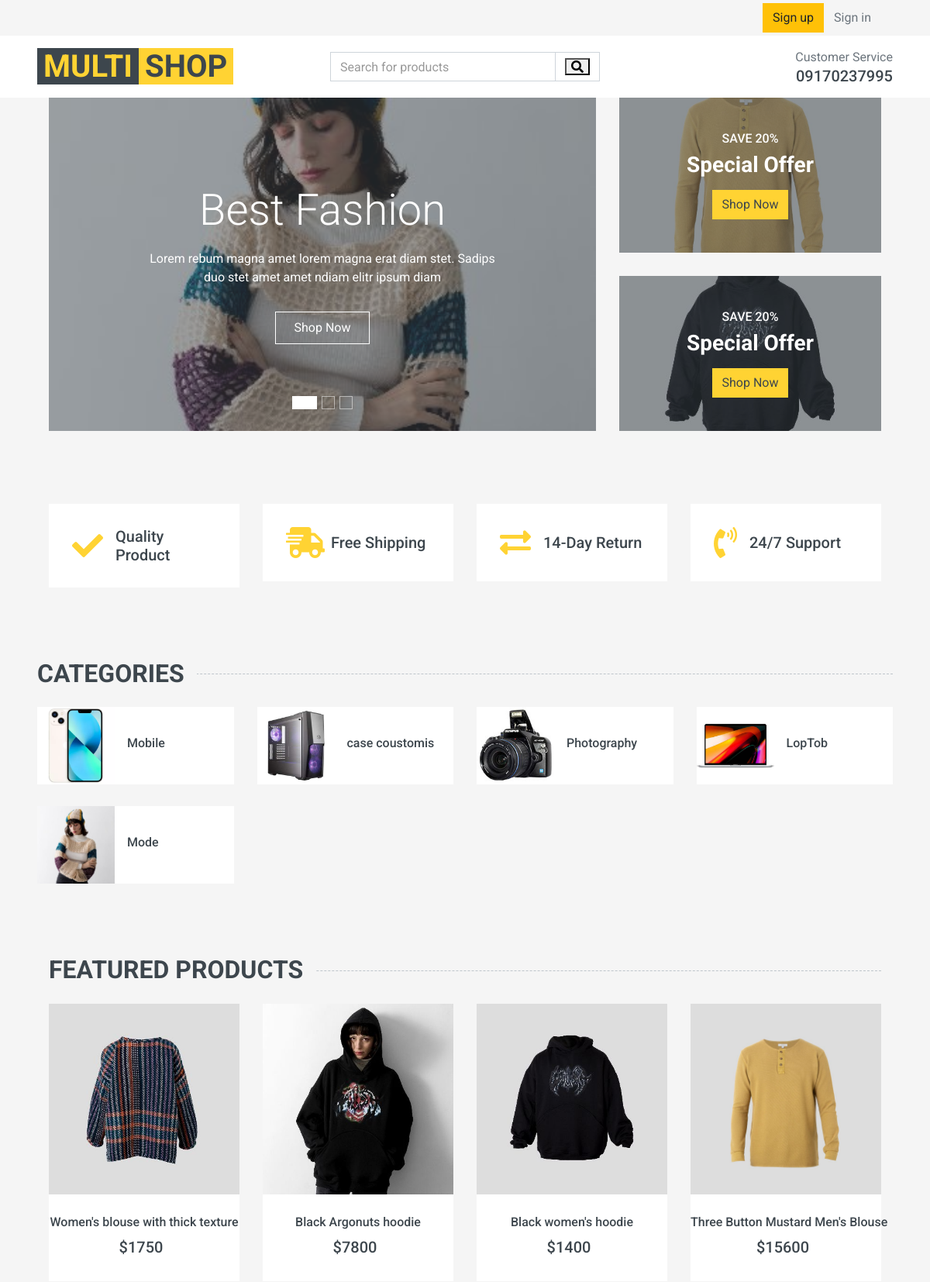
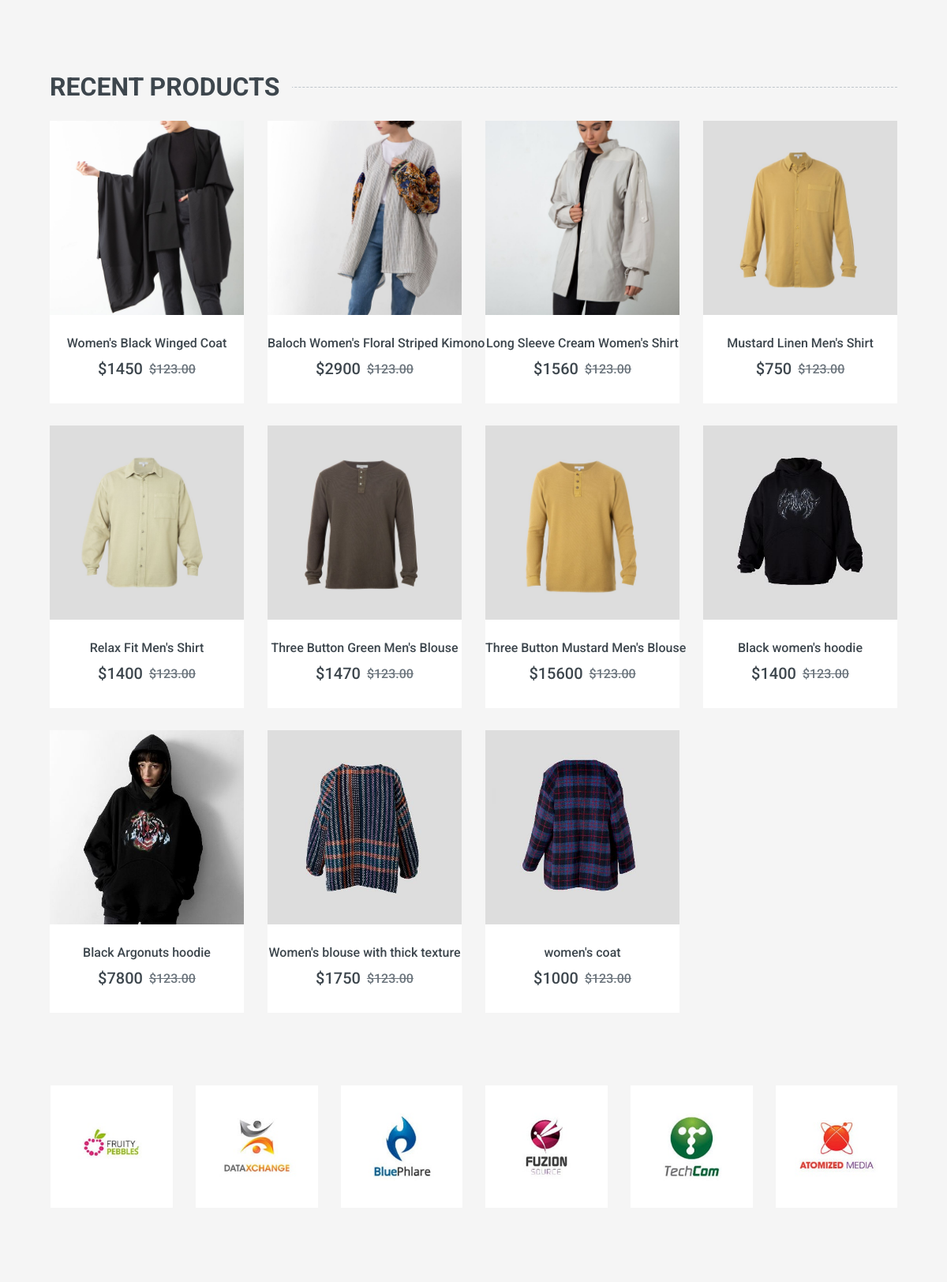
The page / (upper part) on the database its author committed (2 pictures, top to bottom).
### product/models.py (models this page shows, shortened)
class Category(models.Model):
    parent = models.ForeignKey('self', on_delete=models.CASCADE, null=True, blank=True, related_name='subs')
    title = models.CharField(max_length=100, null=True, blank=True)
    featured_title = models.CharField(max_length=200, null=True, blank=True)
    image = models.ImageField(null=True, blank=True)
    featured = models.BooleanField(default=False, null=True)
    created_at = models.DateTimeField(null=True, auto_now_add=True)
    slug = models.SlugField(null=True, blank=True)
    def get_absolute_url(self):
        return reverse("product:category_list", kwargs={"slug": self.slug})
    class Meta:
        ordering = ['parent__id']

class Product(models.Model):
    featured = models.BooleanField(default=False)
    title = models.CharField(max_length=100, blank=True, null=True)
    category = models.ManyToManyField(Category, null=True, blank=True)
    description = models.TextField(null=True, blank=True)
    price = models.IntegerField(null=True, blank=True)
    discount = models.SmallIntegerField(null=True, blank=True)
    image = models.ImageField(null=True)
    size = models.ManyToManyField(Size, related_name="products", null=True, blank=True)
    color = models.ManyToManyField(Color, related_name="color", blank=True, null=True)
    status = models.BooleanField(null=True, default=True)
    created_at = models.DateTimeField(auto_now_add=True, blank=True, null=True)
    def get_absolut_url(self):
        return reverse('product:product_detail', kwargs={"pk": self.id})

### product/views.py (the view)
# urls.py: path("",(views.HomeView.as_view()), name="home"),
class HomeView(ListView):
    model = Product
    template_name = "product/index.html"
    def get_context_data(self, **kwargs):
        context = super().get_context_data(**kwargs)
        context['category'] = Category.objects.all()[:12]
        return context

### context_processrs/context_procssers.py (called while the page is built)
def number_product_user(request):
    order = OrderItem.objects.all()
    return {'number_product': order}

def featured_category(request):
    category = Category.objects.filter(featured=True).order_by('-created_at')[:3]
    return {"fc": category}

def featured_product_list(request):
    featured = Product.objects.filter(featured=True)
    return {"fp": featured}

def recent_product(request):
    recent_product_list = Product.objects.filter(status=True).order_by('-created_at')[:15]
    return {"rp": recent_product_list}

def featured_product(request):
    featured = Product.objects.filter(featured=True).order_by('-created_at')
    return {"fp_s": featured}

### product/templates/product/index.html (shortened to what this page needs)
{% extends "base.html" %}
{% load static %}
{% block main %}
    <div class="container-fluid mb-3">
        <div class="row px-xl-5">
            <div class="col-lg-8">
                <div id="header-carousel" class="carousel slide carousel-fade mb-30 mb-lg-0" data-ride="carousel">
                    <ol class="carousel-indicators">
                        {% for item in fc %}
                            <li data-target="#header-carousel" data-slide-to="{{ forloop.index0 }}"
                                {% if forloop.first %}class="active"{% endif %}></li>
                        {% endfor %}
                    </ol>
                    <div class="carousel-inner">
                        {% for item in fc %}
                            <div class="carousel-item position-relative {% if forloop.first %}active{% endif %}"
                                 style="height: 430px;">
                                <img class="position-absolute w-100 h-100" src="{{ item.image.url }}"
                                     style="object-fit: cover;">
                                <div class="carousel-caption d-flex flex-column align-items-center justify-content-center">
                                    <div class="p-3" style="max-width: 700px;">
                                        <h1 class="display-4 text-white mb-3 animate__animated animate__fadeInDown">{{ item.featured_title }}</h1>
                                        <p class="mx-md-5 px-5 animate__animated animate__bounceIn">Lorem rebum magna
                                            amet lorem magna erat diam stet. Sadips duo stet amet amet ndiam elitr ipsum
                                            diam</p>
                                        <a class="btn btn-outline-light py-2 px-4 mt-3 animate__animated animate__fadeInUp"
                                           href="{{ item.get_absolute_url }}">Shop Now</a>
                                    </div>
                                </div>
                            </div>
                        {% endfor %}
                    </div>
                </div>
            </div>
            <div class="col-lg-4">
                <div class="product-offer mb-30" style="height: 200px;">
                    <img class="img-fluid" src="{{ fp_s.0.image.url }}" alt="">
                    <div class="offer-text">
                        <h6 class="text-white text-uppercase">Save 20%</h6>
                        <h3 class="text-white mb-3">Special Offer</h3>
                        <a href="{{ fp_s.0.get_absolut_url }}" class="btn btn-primary">Shop Now</a>
                    </div>
                </div>
                <div class="product-offer mb-30" style="height: 200px;">
                    <img class="img-fluid" src="{{ fp_s.1.image.url }}" alt="">
                    <div class="offer-text">
                        <h6 class="text-white text-uppercase">Save 20%</h6>
                        <h3 class="text-white mb-3">Special Offer</h3>
                        <a href="{{ fp_s.1.get_absolut_url }}" class="btn btn-primary">Shop Now</a>
                    </div>
                </div>
            </div>
        </div>
    </div>
    <div class="container-fluid pt-5">
        <div class="row px-xl-5 pb-3">
            <div class="col-lg-3 col-md-6 col-sm-12 pb-1">
                <div class="d-flex align-items-center bg-light mb-4" style="padding: 30px;">
                    <h1 class="fa fa-check text-primary m-0 mr-3"></h1>
                    <h5 class="font-weight-semi-bold m-0">Quality Product</h5>
                </div>
            </div>
            <div class="col-lg-3 col-md-6 col-sm-12 pb-1">
                <div class="d-flex align-items-center bg-light mb-4" style="padding: 30px;">
                    <h1 class="fa fa-shipping-fast text-primary m-0 mr-2"></h1>
                    <h5 class="font-weight-semi-bold m-0">Free Shipping</h5>
                </div>
            </div>
            <div class="col-lg-3 col-md-6 col-sm-12 pb-1">
                <div class="d-flex align-items-center bg-light mb-4" style="padding: 30px;">
                    <h1 class="fas fa-exchange-alt text-primary m-0 mr-3"></h1>
                    <h5 class="font-weight-semi-bold m-0">14-Day Return</h5>
                </div>
            </div>
            <div class="col-lg-3 col-md-6 col-sm-12 pb-1">
                <div class="d-flex align-items-center bg-light mb-4" style="padding: 30px;">
                    <h1 class="fa fa-phone-volume text-primary m-0 mr-3"></h1>
                    <h5 class="font-weight-semi-bold m-0">24/7 Support</h5>
                </div>
            </div>
        </div>
    </div>
    <div class="cont ainer-fluid pt-5">
        <h2 class="section-title position-relative text-uppercase mx-xl-5 mb-4"><span class="bg-secondary pr-3">Categories</span>
        </h2>
        <div class="row px-xl-5 pb-3">
            {% for cat in category %}
                {% if not cat.children.all %}
                    {% if cat.image %}
                    <div class="col-lg-3 col-md-4 col-sm-6 pb-1">
                        <a class="text-decoration-none" href="">
                            <div class="cat-item d-flex align-items-center mb-4">
                                <div class="overflow-hidden" style="width: 100px; height: 100px;">
                                    <a href="{{ cat.get_absolute_url }}"><img class="img-fluid"
                                                                              src="{{ cat.image.url }}" alt=""></a>
                                </div>
                                <div class="flex-fill pl-3">
                                    <a href="{{ cat.get_absolute_url }}"><h6>{{ cat.title }}</h6></a>
                                </div>
                            </div>
                        </a>
                    </div>
                    {% endif %}
                {% endif %}
            {% endfor %}
        </div>
    </div>
    <div class="container-fluid pt-5 pb-3">
        <h2 class="section-title position-relative text-uppercase mx-xl-5 mb-4"><span class="bg-secondary pr-3">Featured Products</span>
        </h2>
        <div class="row px-xl-5">
            {% for product in fp %}
                <div class="col-lg-3 col-md-4 col-sm-6 pb-1">
                    <div class="product-item bg-light mb-4">
                        <div class="product-img position-relative overflow-hidden">
                            <img class="img-fluid w-100" src="{{ product.image.url }}" alt="">
                            <div class="product-action">
                            </div>
                        </div>
                        <div class="text-center py-4">
                            <a class="h6 text-decoration-none text-truncate"
                               href="{{ product.get_absolut_url }}">{{ product.title }}</a>
                            <div class="d-flex align-items-center justify-content-center mt-2">
                                <h5>${{ product.price }}</h5>
                            </div>
                        </div>
                    </div>
                </div>
            {% endfor %}
        </div>
    </div>
    <div class="container-fluid pt-5 pb-3">
        <h2 class="section-title position-relative text-uppercase mx-xl-5 mb-4"><span class="bg-secondary pr-3">Recent Products</span>
        </h2>
        <div class="row px-xl-5">
            {% for item in rp %}
                <div class="col-lg-3 col-md-4 col-sm-6 pb-1">
                    <div class="product-item bg-light mb-4">
                        <div class="product-img position-relative overflow-hidden">
                            <img class="img-fluid w-100" src="{{ item.image.url }}" alt="">
                            <div class="product-action">
                            </div>
                        </div>
                        <div class="text-center py-4">
                            <a class="h6 text-decoration-none text-truncate"
                               href="{{ item.get_absolut_url }}">{{ item.title }}</a>
                            <div class="d-flex align-items-center justify-content-center mt-2">
                                <h5>${{ item.price }}</h5>
                                <h6 class="text-muted ml-2">
                                    <del>$123.00</del>
                                </h6>
                            </div>
                        </div>
                    </div>
                </div>
            {% endfor %}
        </div>
    </div>
    <div class="container-fluid py-5">
        <div class="row px-xl-5">
            <div class="col">
                <div class="owl-carousel vendor-carousel">
                    <div class="bg-light p-4">
                        <img src="{% static "img/vendor-1.jpg" %}" alt="">
                    </div>
                    <div class="bg-light p-4">
                        <img src="{% static "img/vendor-2.jpg" %}" alt="">
                    </div>
                    <div class="bg-light p-4">
                        <img src="{% static "img/vendor-3.jpg" %}" alt="">
                    </div>
                    <div class="bg-light p-4">
                        <img src="{% static "img/vendor-4.jpg" %}" alt="">
                    </div>
                    <div class="bg-light p-4">
                        <img src="{% static "img/vendor-5.jpg" %}" alt="">
                    </div>
                    <div class="bg-light p-4">
                        <img src="{% static "img/vendor-6.jpg" %}" alt="">
                    </div>
                </div>
            </div>
        </div>
    </div>
{% endblock %}

### rows shown on the page
Category: image (picture), featured_title "Best Fashion", title "Mode"
Category: image (picture), title "LopTob"
Category: image (picture), title "Photography"
Product: image (picture), title "Three Button Mustard Men's Blouse", price "15600"
Product: image (picture), title "Black women's hoodie", price "1400"
Category: image (picture), title "Mobile"
Category: image (picture), title "case coustomis"
Product: image (picture), title "Women's blouse with thick texture", price "1750"
Product: image (picture), title "Black Argonuts hoodie", price "7800"
Product: image (picture), title "Women's Black Winged Coat", price "1450"
Product: image (picture), title "Baloch Women's Floral Striped Kimono", price "2900"
Product: image (picture), title "Long Sleeve Cream Women's Shirt", price "1560"
Product: image (picture), title "Mustard Linen Men's Shirt", price "750"
Product: image (picture), title "Relax Fit Men's Shirt", price "1400"
Product: image (picture), title "Three Button Green Men's Blouse", price "1470"
Product: image (picture), title "women's coat", price "1000"
